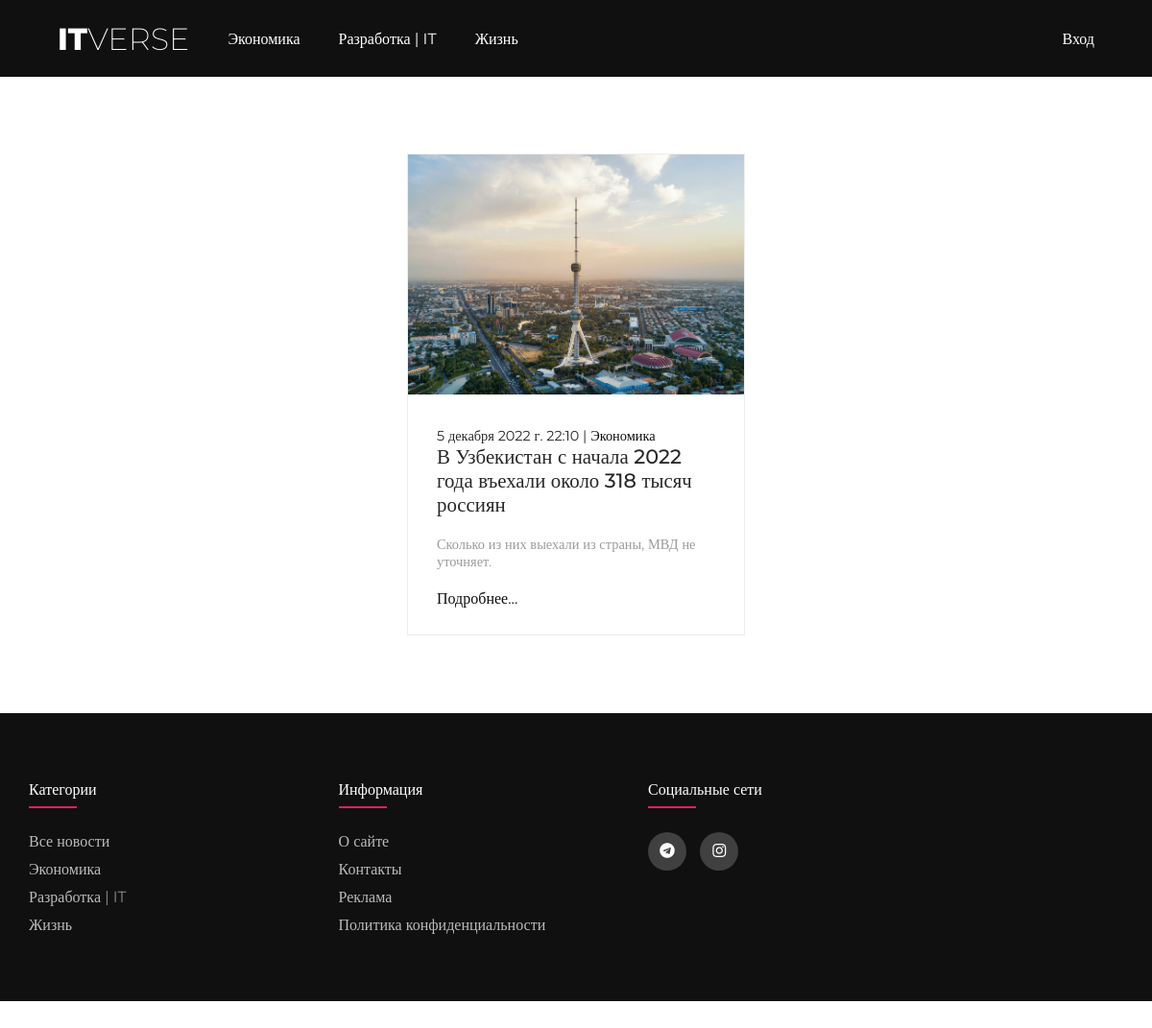
The app's page /economy/ with its own data.
### mainapp/models.py (models this page shows, shortened)
class articles(models.Model):
   SECTIONS = [('economy', 'Экономика'), ('dev', 'Разработка | IT'), ('life', 'Жизнь')]
   section = models.CharField(max_length=15, choices=SECTIONS)
   title = models.CharField(max_length=150, verbose_name='Заголовок')
   slug = models.SlugField(max_length=1001, unique=True, db_index=True, verbose_name='URL')
   subtitle = models.CharField(max_length=350, verbose_name='Подзаголовок', blank=True)
   author = models.ForeignKey(MyUser, on_delete=models.CASCADE, verbose_name='Автор')
   text = models.TextField(blank=True, verbose_name='Текст')
   time_create = models.DateTimeField(auto_now_add=True, verbose_name='Время создания')
   is_published = models.BooleanField(default=True, verbose_name='Опубликовано')
   content = models.FileField(upload_to='files/%Y/%m/%d', blank=True, validators=[
      FileExtensionValidator(
         allowed_extensions=['jpg', 'png', 'mp4', 'gif', 'mov', 'heic'],
         message='Некорректный формат файла!',
         )
      ])
   def get_absolute_url(self):
      return reverse("article", kwargs={"post_slug": self.slug,"section_slug": self.section})
   class Meta:
      verbose_name = 'Статьи'
      verbose_name_plural = 'Статьи'
      ordering = ['time_create']

### mainapp/views.py (the view)
# urls.py: path('economy/', economy.as_view(), name='economy'),
class economy(ListView):
    template_name = 'mainapp/economy.html'
    context_object_name = 'posts'
    extra_context = {'title': 'Экономика'}
    def get_queryset(self):
        return articles.objects.filter(is_published=True, section='economy').order_by('-time_create')

### mainapp/templates/mainapp/economy.html
{% extends 'mainapp/base.html' %}
{% load mainapp_tags %}
{% block content %}
{% include 'mainapp/list_articles.html' %}
{% endblock %}

### mainapp/templates/mainapp/list_articles.html
{% load static %}
<section id="blog">
  <div class="articles-container">
    {% for p in posts %}
    <div class="article-box">
      <div class="article-img">
        <img src="{{p.content.url}}" alt="Article">
      </div>
      <div class="article-text">
        <span>{{p.time_create}} | <a href="{% url p.section %}">{{ p.get_section_display }}</a></span>
        <a href="{{ p.get_absolute_url }}" class="article-title">{{p.title}}</a>
        <p>{{p.subtitle}}</p>
        <a href="{{ p.get_absolute_url }}">Подробнее...</a>
      </div>
    </div>
    {% endfor %}
  </div>
</section>

### mainapp/static/mainapp/css/style.css (style rules this page uses)
* { margin: 0px; padding: 0px; text-decoration: none; list-style: none; }
#blog { display: flex; flex-direction: column; justify-content: center; align-items: center; font-family: 'Montserrat'; padding: 40px; border-bottom: 1px solid rgba(0, 0, 0, 0.05); }
.articles-container { display: flex; justify-content: center; align-items: center; margin: 20px 0px; flex-wrap: wrap; }
.article-box { width: 350px; background-color: #ffffff; border: 1px solid #ececec; margin: 20px 20px; height: 500px; }
.article-img { width: 100%; height: auto; }
.article-img img { width: 350px; height: 250px; object-fit: cover; object-position: center; }
.article-text { padding: 30px; display: flex; flex-direction: column; }
.article-text span { color: #272727; font-size: 0.9rem; }
.article-text .article-title { font-size: 1.3rem; font-weight: 500; color: #272727; }
.article-text p { color: #9b9b9b; font-size: 0.9rem; display: -webkit-box; -webkit-line-clamp: 3; -webkit-box-orient: vertical; overflow: hidden; text-overflow: ellipsis; margin: 20px 0px; }
.article-text a { color: #0f0f0f; }

### records on screen
articles: content (picture), time_create "5 декабря 2022 г. 22:10", section "Экономика", title "В Узбекистан с начала 2022 года въехали около 318 тысяч россиян", subtitle "Сколько из них выехали из страны, МВД не уточняет."
